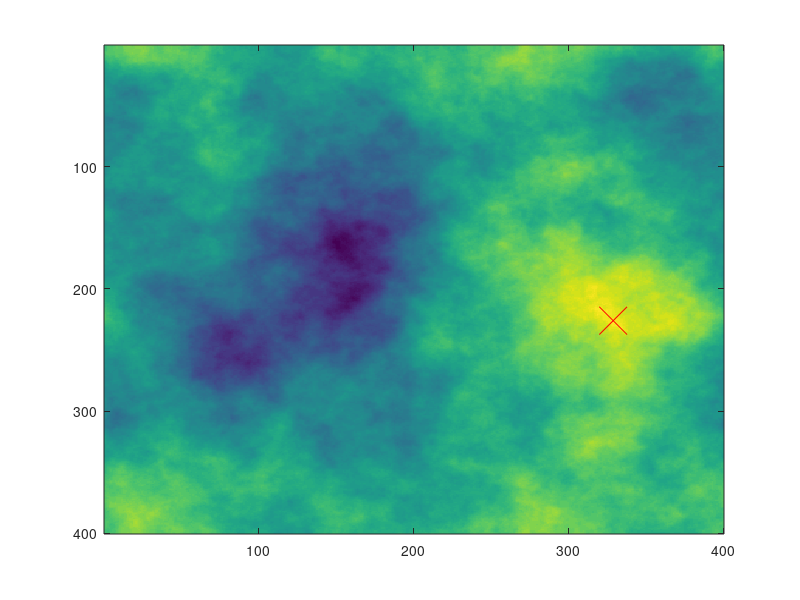

The MATLAB script that drew this image: (Note: this script raises an error after producing the figure.)
clear;close all;
timesteps=10;
%load('nested_data.mat');
res=100; % Aufloesung im m
%nested_data=nested_data(33:size(nested_data,1)-33,33:size(nested_data,1)-33,:);
%grid=size(nested_data,1);
grid=40000/res; % Gittergroesse
c_range=50;
num_maxes=4;

N=grid;
alpha = 1.7;
x = meshgrid(-N/2:N/2-1);
d = hypot(x,x')+1e-5;
Z = d.^(-alpha) .* exp(rand(N)*j*2*pi); % |Z(w)| = |w|^-a, phase(Z(w))=rand
Z = ifftn(ifftshift(Z));
Z=abs(Z);
%Z=peaks(grid);
%nested_data=50.*rand(grid*grid,1);
%Z=peaks(grid);
nested_data=reshape(Z,[grid*grid 1]);
nested_data_2d=reshape(nested_data,[grid,grid]);

sorted=zeros(grid*grid,3);
[sorted(:,1),I]=sort(nested_data);
sorted_2d=reshape(sorted(:,1),[grid, grid]);

sorted(:,2)=mod(I,grid);
sorted(:,3)=ceil(I/grid);

sorted(sorted(:,2)==0,2)=grid;
sorted(sorted(:,3)==0,3)=grid;

maxima=zeros(num_maxes,3);
maxima(1,1:3)=sorted(end,:);
dummy=sorted;
for i=1:num_maxes
    tic
    distance=zeros(size(dummy,1),i);
    for j=1:i
       distance(:,j)= sqrt((maxima(j,2)-dummy(:,2)).^2+(maxima(j,3)-dummy(:,3)).^2);
    end
    pot_points_=distance>=(c_range);
    l=1;
    for k=1:size(pot_points_,1)
        if prod(pot_points_(k,:))==1
            pot_points(l)=k;
            l=l+1;
        end
    end
    maxima(i+1,1:3)=dummy(pot_points(end),:);
    dummy=dummy(pot_points,:);
    toc
    pot_points_b{i}=pot_points';
    distance_b{i}=distance;
    dummy_b{i}=dummy;
    pot_points_b_{i}=pot_points_';
    clear pot_points
%     figure
imagesc(nested_data_2d)
hold on

for i=1:size(maxima,1)
    for j=1:size(maxima,1)
       maxima(i,j+3)=sqrt((maxima(i,2)-maxima(j,2)).^2+(maxima(i,3)-maxima(j,3)).^2);
    end
    plot(maxima(i,3),maxima(i,2),'rx','MarkerSize',20)
    circle(maxima(i,3),maxima(i,2),c_range);
end
hold off
end
